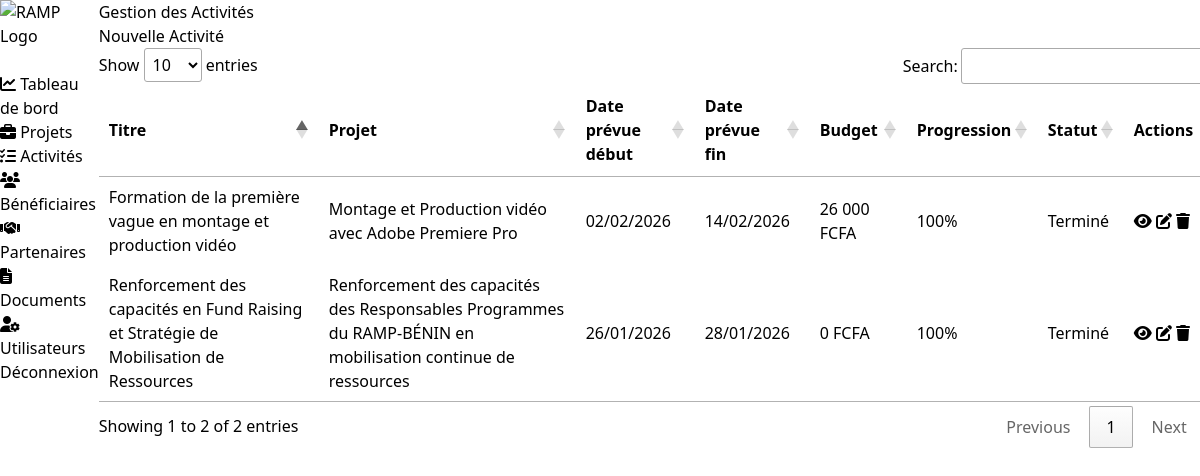
Screenshot of /pages/activites/index.php (signed in) with the database file from the repository.
### tables this page shows
CREATE TABLE `activities` (
  `id` int(11) NOT NULL,
  `project_id` int(11) NOT NULL,
  `title` varchar(200) NOT NULL,
  `description` text DEFAULT NULL,
  `planned_start_date` date DEFAULT NULL,
  `planned_end_date` date DEFAULT NULL,
  `actual_start_date` date DEFAULT NULL,
  `actual_end_date` date DEFAULT NULL,
  `status` enum('planned','in_progress','completed','cancelled') DEFAULT 'planned',
  `progress` int(11) DEFAULT 0,
  `budget` decimal(15,2) DEFAULT 0.00,
  `created_by` int(11) NOT NULL,
  `created_at` timestamp NOT NULL DEFAULT current_timestamp(),
  `updated_at` timestamp NOT NULL DEFAULT current_timestamp() ON UPDATE current_timestamp()
);

CREATE TABLE `projects` (
  `id` int(11) NOT NULL,
  `organization_id` int(11) NOT NULL,
  `code` varchar(50) NOT NULL,
  `title` varchar(200) NOT NULL,
  `description` text DEFAULT NULL,
  `start_date` date NOT NULL,
  `end_date` date DEFAULT NULL,
  `budget` decimal(15,2) DEFAULT 0.00,
  `status` enum('planning','active','completed','cancelled') DEFAULT 'planning',
  `progress` int(11) DEFAULT 0,
  `created_by` int(11) NOT NULL,
  `created_at` timestamp NOT NULL DEFAULT current_timestamp(),
  `updated_at` timestamp NOT NULL DEFAULT current_timestamp() ON UPDATE current_timestamp()
);

### includes/autoload.php (called while the page is built, shortened)
<?php
spl_autoload_register(function ($class) {
    $file = CLASSES_PATH . '/' . $class . '.php';
});

### classes/Database.php (called while the page is built, shortened)
<?php
class Database {
    private static $instance = null;
    private $pdo;
    private function __construct() {
        try {
            $dsn = "mysql:host=" . DB_HOST;
            $dsn .= ";dbname=" . DB_NAME . ";charset=" . DB_CHARSET;
            $options = [
                PDO::ATTR_ERRMODE            => PDO::ERRMODE_EXCEPTION,
                PDO::ATTR_DEFAULT_FETCH_MODE => PDO::FETCH_ASSOC,
                PDO::ATTR_EMULATE_PREPARES   => false,
            ];
            $this->pdo = new PDO($dsn, DB_USER, DB_PASS, $options);
        } catch (PDOException $e) {
            error_log("Erreur de connexion à la base de données: " . $e->getMessage());
            die("Erreur de connexion à la base de données. Veuillez contacter l'administrateur.");
        }
    }
    public static function getInstance() {
        if (self::$instance === null) {
            self::$instance = new self();
        }
        return self::$instance;
    }
    public function getConnection() {
        return $this->pdo;
    }
}

### classes/Activite.php (called while the page is built, shortened)
<?php
class Activite {
    private $db;
    public function __construct() {
        $this->db = Database::getInstance()->getConnection();
    }
    public function getAll($projectId = null) {
        $sql = "
            SELECT a.*, p.title as project_title, p.code as project_code, u.full_name as created_by_name
            FROM activities a
            LEFT JOIN projects p ON a.project_id = p.id
            LEFT JOIN users u ON a.created_by = u.id
        ";
        if ($projectId) {
            $sql .= " WHERE a.project_id = ?";
            $stmt = $this->db->prepare($sql);
            $stmt->execute([$projectId]);
        } else {
            $stmt = $this->db->query($sql);
        }
        return $stmt->fetchAll();
    }
}

### includes/functions.php (called while the page is built, shortened)
<?php
function escape($data) {
    return htmlspecialchars($data, ENT_QUOTES, 'UTF-8');
}
function formatDate($date, $includeTime = false) {
    $timestamp = strtotime($date);
    $format = $includeTime ? 'd/m/Y à H:i' : 'd/m/Y';
    return date($format, $timestamp);
}
function formatCurrency($amount, $currency = 'FCFA') {
    return number_format($amount, 0, ',', ' ') . ' ' . $currency;
}
function getStatusBadge($status, $type = 'project') {
    $badges = [
        'project' => [
            'planning' => '<span class="badge badge-warning">En planification</span>',
            'active' => '<span class="badge badge-success">Actif</span>',
            'completed' => '<span class="badge badge-info">Terminé</span>',
            'cancelled' => '<span class="badge badge-danger">Annulé</span>'
        ],
        'activity' => [
            'planned' => '<span class="badge badge-secondary">Planifié</span>',
            'in_progress' => '<span class="badge badge-success">En cours</span>',
            'completed' => '<span class="badge badge-info">Terminé</span>',
            'cancelled' => '<span class="badge badge-danger">Annulé</span>'
        ],
        'beneficiary' => [
            'active' => '<span class="badge badge-success">Actif</span>',
            'inactive' => '<span class="badge badge-secondary">Inactif</span>',
            'completed' => '<span class="badge badge-info">Terminé</span>'
        ],
        'general' => [
            'active' => '<span class="badge badge-success">Actif</span>',
            'inactive' => '<span class="badge badge-secondary">Inactif</span>'
        ]
    ];
    $statusKey = strtolower($status);
    if (isset($badges[$type][$statusKey])) {
        return $badges[$type][$statusKey];
    }
    return '<span class="badge badge-secondary">' . escape($status) . '</span>';
}

### pages/activites/index.php (the view, shortened to what this page needs)
<?php
require_once __DIR__ . '/../../includes/header.php';
$activiteClass = new Activite();
$activities = $activiteClass->getAll();
?>
<div class="container-fluid">
    <div class="page-header-actions">
        <h1 class="page-title-block">Gestion des Activités</h1>
        <a href="create.php" class="btn btn-success">Nouvelle Activité</a>
    </div>
    <div class="card">
        <table id="activitiesTable" class="table">
            <thead>
                <tr>
                    <th>Titre</th>
                    <th>Projet</th>
                    <th>Date prévue début</th>
                    <th>Date prévue fin</th>
                    <th>Budget</th>
                    <th>Progression</th>
                    <th>Statut</th>
                    <th>Actions</th>
                </tr>
            </thead>
            <tbody>
                <?php foreach ($activities as $activity): ?>
                    <tr>
                        <td><?php echo escape($activity['title']); ?></td>
                        <td><?php echo escape($activity['project_title'] ?? '-'); ?></td>
                        <td><?php echo formatDate($activity['planned_start_date']); ?></td>
                        <td><?php echo formatDate($activity['planned_end_date']); ?></td>
                        <td><?php echo formatCurrency($activity['budget']); ?></td>
                        <td>
                            <div class="progress-container">
                                <div class="progress-wrapper">
                                    <div class="progress-bar" style="width: <?php echo $activity['progress']; ?>%;">
                                        <span class="progress-text"><?php echo $activity['progress']; ?>%</span>
                                    </div>
                                </div>
                            </div>
                        </td>
                        <td>
                            <div class="status-badge-wrapper">
                                <?php echo getStatusBadge($activity['status'], 'activity'); ?>
                            </div>
                        </td>
                        <td class="actions-cell">
                            <div class="actions-group">
                                <a href="view.php?id=<?php echo $activity['id']; ?>" class="btn-icon btn-icon-primary" title="Voir les détails">
                                    <i class="fas fa-eye"></i>
                                </a>
                                <a href="edit.php?id=<?php echo $activity['id']; ?>" class="btn-icon btn-icon-success" title="Modifier">
                                    <i class="fas fa-edit"></i>
                                </a>
                                <a href="delete.php?id=<?php echo $activity['id']; ?>" class="btn-icon btn-icon-danger"
                                   onclick="return confirm('Êtes-vous sûr de vouloir supprimer cette activité ?')" title="Supprimer">
                                    <i class="fas fa-trash"></i>
                                </a>
                            </div>
                        </td>
                    </tr>
                <?php endforeach; ?>
            </tbody>
        </table>
    </div>
</div>
<?php require_once __DIR__ . '/../../includes/footer.php'; ?>

### rows the page displays
activities: title "Formation de la première vague en montage et production vidéo", project.title "Montage et Production vidéo avec Adobe Premiere Pro", planned_start_date "02/02/2026", planned_end_date "14/02/2026", budget "26 000 FCFA", progress "100", status "Terminé"
activities: title "Renforcement des capacités en Fund Raising et Stratégie de Mobilisation de Ressources", project.title "Renforcement des capacités des Responsables Programmes du RAMP-BÉNIN en mobilisation continue de ressources", planned_start_date "26/01/2026", planned_end_date "28/01/2026", budget "0 FCFA", progress "100", status "Terminé"
